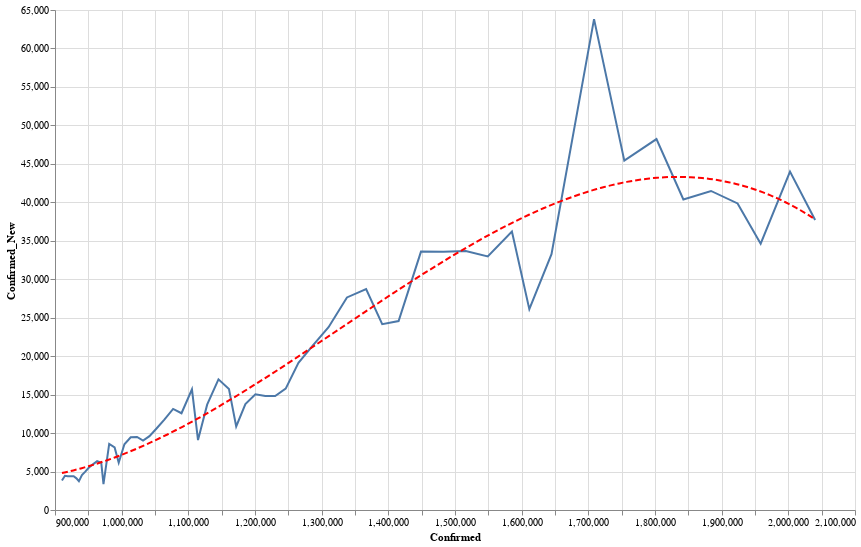

The cell this chart's notebook holds for it:
### Code cell
data = state_data('US')
state = alt.Chart(data[data['State'] == 'CA'].sort_values('Date').tail(60)).mark_line().encode(
    x='Confirmed:Q',
    y='Confirmed_New:Q'
)
reg = state.transform_regression("Confirmed", "Confirmed_New", method="poly").mark_line(color='red', strokeDash=[6,3])
(state+reg).properties(width=800, height=500).interactive()

### Figure 1 — Vega-Lite specification as saved in the notebook (floating-point values rounded to 4 significant figures)
{"config": {"view": {"continuousWidth": 400, "continuousHeight": 300}}, "layer": [{"mark": "line", "encoding": {"x": {"type": "quantitative", "field": "Confirmed"}, "y": {"type": "quantitative", "field": "Confirmed_New"}}, "selection": {"selector004": {"type": "interval", "bind": "scales", "encodings": ["x", "y"]}}}, {"mark": {"type": "line", "color": "red", "strokeDash": [6, 3]}, "encoding": {"x": {"type": "quantitative", "field": "Confirmed"}, "y": {"type": "quantitative", "field": "Confirmed_New"}}, "transform": [{"on": "Confirmed", "regression": "Confirmed_New", "method": "poly"}]}], "data": {"name": "data-82e80815aa2c38ae75afc28d5a2d4617"}, "height": 500, "width": 800, "$schema": "https://vega.github.io/schema/vega-lite/v4.8.1.json", "datasets": {"data-82e80815aa2c38ae75afc28d5a2d4617": [{"State": "CA", "Date": "10-26-2020", "Confirmed": 910400.0, "Deaths": 17390.0, "Recovered": 0.0, "Confirmed_New": 3842.0, "Deaths_New": 28.0, "Recovered_New": 0.0, "Active": 893100.0}, {"State": "CA", "Date": "10-27-2020", "Confirmed": 914900.0, "Deaths": 17460.0, "Recovered": 0.0, "Confirmed_New": 4450.0, "Deaths_New": 74.0, "Recovered_New": 0.0, "Active": 897400.0}, {"State": "CA", "Date": "10-28-2020", "Confirmed": 919300.0, "Deaths": 17530.0, "Recovered": 0.0, "Confirmed_New": 4388.0, "Deaths_New": 69.0, "Recovered_New": 0.0, "Active": 901700.0}, {"State": "CA", "Date": "10-29-2020", "Confirmed": 923600.0, "Deaths": 17560.0, "Recovered": 0.0, "Confirmed_New": 4372.0, "Deaths_New": 30.0, "Recovered_New": 0.0, "Active": 906100.0}, {"State": "CA", "Date": "10-30-2020", "Confirmed": 928000.0, "Deaths": 17620.0, "Recovered": 0.0, "Confirmed_New": 4380.0, "Deaths_New": 59.0, "Recovered_New": 0.0, "Active": 910400.0}, {"State": "CA", "Date": "10-31-2020", "Confirmed": 932100.0, "Deaths": 17660.0, "Recovered": 0.0, "Confirmed_New": 4115.0, "Deaths_New": 41.0, "Recovered_New": 0.0, "Active": 914500.0}, {"State": "CA", "Date": "11-01-2020", "Confirmed": 935900.0, "Deaths": 17670.0, "Recovered": 0.0, "Confirmed_New": 3735.0, "Deaths_New": 12.0, "Recovered_New": 0.0, "Active": 918200.0}, {"State": "CA", "Date": "11-02-2020", "Confirmed": 940400.0, "Deaths": 17690.0, "Recovered": 0.0, "Confirmed_New": 4533.0, "Deaths_New": 18.0, "Recovered_New": 0.0, "Active": 922700.0}, {"State": "CA", "Date": "11-03-2020", "Confirmed": 945400.0, "Deaths": 17740.0, "Recovered": 0.0, "Confirmed_New": 4990.0, "Deaths_New": 56.0, "Recovered_New": 0.0, "Active": 927700.0}, {"State": "CA", "Date": "11-04-2020", "Confirmed": 950900.0, "Deaths": 17810.0, "Recovered": 0.0, "Confirmed_New": 5519.0, "Deaths_New": 63.0, "Recovered_New": 0.0, "Active": 933100.0}, {"State": "CA", "Date": "11-05-2020", "Confirmed": 956900.0, "Deaths": 17860.0, "Recovered": 0.0, "Confirmed_New": 5934.0, "Deaths_New": 52.0, "Recovered_New": 0.0, "Active": 939000.0}, {"State": "CA", "Date": "11-06-2020", "Confirmed": 963200.0, "Deaths": 17930.0, "Recovered": 0.0, "Confirmed_New": 6357.0, "Deaths_New": 71.0, "Recovered_New": 0.0, "Active": 945300.0}, {"State": "CA", "Date": "11-07-2020", "Confirmed": 969400.0, "Deaths": 17960.0, "Recovered": 0.0, "Confirmed_New": 6151.0, "Deaths_New": 30.0, "Recovered_New": 0.0, "Active": 951400.0}, {"State": "CA", "Date": "11-08-2020", "Confirmed": 972700.0, "Deaths": 17970.0, "Recovered": 0.0, "Confirmed_New": 3351.0, "Deaths_New": 12.0, "Recovered_New": 0.0, "Active": 954700.0}, {"State": "CA", "Date": "11-09-2020", "Confirmed": 981300.0, "Deaths": 18020.0, "Recovered": 0.0, "Confirmed_New": 8584.0, "Deaths_New": 48.0, "Recovered_New": 0.0, "Active": 963300.0}, {"State": "CA", "Date": "11-10-2020", "Confirmed": 989400.0, "Deaths": 18070.0, "Recovered": 0.0, "Confirmed_New": 8135.0, "Deaths_New": 45.0, "Recovered_New": 0.0, "Active": 971400.0}, {"State": "CA", "Date": "11-11-2020", "Confirmed": 995600.0, "Deaths": 18110.0, "Recovered": 0.0, "Confirmed_New": 6143.0, "Deaths_New": 42.0, "Recovered_New": 0.0, "Active": 977500.0}, {"State": "CA", "Date": "11-12-2020", "Confirmed": 1004000.0, "Deaths": 18140.0, "Recovered": 0.0, "Confirmed_New": 8541.0, "Deaths_New": 27.0, "Recovered_New": 0.0, "Active": 986000.0}, {"State": "CA", "Date": "11-13-2020", "Confirmed": 1014000.0, "Deaths": 18200.0, "Recovered": 0.0, "Confirmed_New": 9450.0, "Deaths_New": 70.0, "Recovered_New": 0.0, "Active": 995400.0}, {"State": "CA", "Date": "11-14-2020", "Confirmed": 1023000.0, "Deaths": 18250.0, "Recovered": 0.0, "Confirmed_New": 9501.0, "Deaths_New": 48.0, "Recovered_New": 0.0, "Active": 1005000.0}, {"State": "CA", "Date": "11-15-2020", "Confirmed": 1032000.0, "Deaths": 18260.0, "Recovered": 0.0, "Confirmed_New": 9028.0, "Deaths_New": 9.0, "Recovered_New": 0.0, "Active": 1014000.0}, {"State": "CA", "Date": "11-16-2020", "Confirmed": 1042000.0, "Deaths": 18290.0, "Recovered": 0.0, "Confirmed_New": 9595.0, "Deaths_New": 26.0, "Recovered_New": 0.0, "Active": 1023000.0}, {"State": "CA", "Date": "11-17-2020", "Confirmed": 1052000.0, "Deaths": 18350.0, "Recovered": 0.0, "Confirmed_New": 10600.0, "Deaths_New": 59.0, "Recovered_New": 0.0, "Active": 1034000.0}, {"State": "CA", "Date": "11-18-2020", "Confirmed": 1064000.0, "Deaths": 18450.0, "Recovered": 0.0, "Confirmed_New": 11760.0, "Deaths_New": 106.0, "Recovered_New": 0.0, "Active": 1046000.0}, {"State": "CA", "Date": "11-19-2020", "Confirmed": 1077000.0, "Deaths": 18540.0, "Recovered": 0.0, "Confirmed_New": 13130.0, "Deaths_New": 89.0, "Recovered_New": 0.0, "Active": 1059000.0}, {"State": "CA", "Date": "11-20-2020", "Confirmed": 1090000.0, "Deaths": 18640.0, "Recovered": 0.0, "Confirmed_New": 12580.0, "Deaths_New": 98.0, "Recovered_New": 0.0, "Active": 1071000.0}, {"State": "CA", "Date": "11-21-2020", "Confirmed": 1105000.0, "Deaths": 18670.0, "Recovered": 0.0, "Confirmed_New": 15680.0, "Deaths_New": 32.0, "Recovered_New": 0.0, "Active": 1087000.0}, {"State": "CA", "Date": "11-22-2020", "Confirmed": 1115000.0, "Deaths": 18730.0, "Recovered": 0.0, "Confirmed_New": 9089.0, "Deaths_New": 54.0, "Recovered_New": 0.0, "Active": 1096000.0}, {"State": "CA", "Date": "11-23-2020", "Confirmed": 1128000.0, "Deaths": 18750.0, "Recovered": 0.0, "Confirmed_New": 13700.0, "Deaths_New": 27.0, "Recovered_New": 0.0, "Active": 1109000.0}, {"State": "CA", "Date": "11-24-2020", "Confirmed": 1145000.0, "Deaths": 18860.0, "Recovered": 0.0, "Confirmed_New": 16990.0, "Deaths_New": 109.0, "Recovered_New": 0.0, "Active": 1126000.0}, {"State": "CA", "Date": "11-25-2020", "Confirmed": 1161000.0, "Deaths": 18970.0, "Recovered": 0.0, "Confirmed_New": 15730.0, "Deaths_New": 106.0, "Recovered_New": 0.0, "Active": 1142000.0}, {"State": "CA", "Date": "11-26-2020", "Confirmed": 1172000.0, "Deaths": 19020.0, "Recovered": 0.0, "Confirmed_New": 10860.0, "Deaths_New": 57.0, "Recovered_New": 0.0, "Active": 1153000.0}, {"State": "CA", "Date": "11-27-2020", "Confirmed": 1186000.0, "Deaths": 19090.0, "Recovered": 0.0, "Confirmed_New": 13770.0, "Deaths_New": 64.0, "Recovered_New": 0.0, "Active": 1166000.0}, {"State": "CA", "Date": "11-28-2020", "Confirmed": 1201000.0, "Deaths": 19120.0, "Recovered": 0.0, "Confirmed_New": 15050.0, "Deaths_New": 27.0, "Recovered_New": 0.0, "Active": 1182000.0}, {"State": "CA", "Date": "11-29-2020", "Confirmed": 1215000.0, "Deaths": 19150.0, "Recovered": 0.0, "Confirmed_New": 14830.0, "Deaths_New": 35.0, "Recovered_New": 0.0, "Active": 1196000.0}, {"State": "CA", "Date": "11-30-2020", "Confirmed": 1230000.0, "Deaths": 19170.0, "Recovered": 0.0, "Confirmed_New": 14810.0, "Deaths_New": 22.0, "Recovered_New": 0.0, "Active": 1211000.0}, {"State": "CA", "Date": "12-01-2020", "Confirmed": 1246000.0, "Deaths": 19300.0, "Recovered": 0.0, "Confirmed_New": 15780.0, "Deaths_New": 131.0, "Recovered_New": 0.0, "Active": 1227000.0}, {"State": "CA", "Date": "12-02-2020", "Confirmed": 1265000.0, "Deaths": 19410.0, "Recovered": 0.0, "Confirmed_New": 19140.0, "Deaths_New": 106.0, "Recovered_New": 0.0, "Active": 1246000.0}, {"State": "CA", "Date": "12-03-2020", "Confirmed": 1287000.0, "Deaths": 19550.0, "Recovered": 0.0, "Confirmed_New": 21370.0, "Deaths_New": 143.0, "Recovered_New": 0.0, "Active": 1267000.0}, {"State": "CA", "Date": "12-04-2020", "Confirmed": 1310000.0, "Deaths": 19730.0, "Recovered": 0.0, "Confirmed_New": 23760.0, "Deaths_New": 181.0, "Recovered_New": 0.0, "Active": 1291000.0}, {"State": "CA", "Date": "12-05-2020", "Confirmed": 1338000.0, "Deaths": 19870.0, "Recovered": 0.0, "Confirmed_New": 27630.0, "Deaths_New": 136.0, "Recovered_New": 0.0, "Active": 1318000.0}, {"State": "CA", "Date": "12-06-2020", "Confirmed": 1367000.0, "Deaths": 19930.0, "Recovered": 0.0, "Confirmed_New": 28730.0, "Deaths_New": 58.0, "Recovered_New": 0.0, "Active": 1347000.0}, {"State": "CA", "Date": "12-07-2020", "Confirmed": 1391000.0, "Deaths": 20020.0, "Recovered": 0.0, "Confirmed_New": 24160.0, "Deaths_New": 87.0, "Recovered_New": 0.0, "Active": 1371000.0}, {"State": "CA", "Date": "12-08-2020", "Confirmed": 1415000.0, "Deaths": 20200.0, "Recovered": 0.0, "Confirmed_New": 24570.0, "Deaths_New": 190.0, "Recovered_New": 0.0, "Active": 1395000.0}, {"State": "CA", "Date": "12-09-2020", "Confirmed": 1449000.0, "Deaths": 20410.0, "Recovered": 0.0, "Confirmed_New": 33590.0, "Deaths_New": 206.0, "Recovered_New": 0.0, "Active": 1429000.0}, {"State": "CA", "Date": "12-10-2020", "Confirmed": 1483000.0, "Deaths": 20600.0, "Recovered": 0.0, "Confirmed_New": 33560.0, "Deaths_New": 192.0, "Recovered_New": 0.0, "Active": 1462000.0}, {"State": "CA", "Date": "12-11-2020", "Confirmed": 1516000.0, "Deaths": 20790.0, "Recovered": 0.0, "Confirmed_New": 33660.0, "Deaths_New": 184.0, "Recovered_New": 0.0, "Active": 1495000.0}, {"State": "CA", "Date": "12-12-2020", "Confirmed": 1549000.0, "Deaths": 20960.0, "Recovered": 0.0, "Confirmed_New": 32960.0, "Deaths_New": 171.0, "Recovered_New": 0.0, "Active": 1528000.0}, {"State": "CA", "Date": "12-13-2020", "Confirmed": 1585000.0, "Deaths": 21040.0, "Recovered": 0.0, "Confirmed_New": 36200.0, "Deaths_New": 82.0, "Recovered_New": 0.0, "Active": 1564000.0}, {"State": "CA", "Date": "12-14-2020", "Confirmed": 1611000.0, "Deaths": 21140.0, "Recovered": 0.0, "Confirmed_New": 26120.0, "Deaths_New": 104.0, "Recovered_New": 0.0, "Active": 1590000.0}, {"State": "CA", "Date": "12-15-2020", "Confirmed": 1645000.0, "Deaths": 21420.0, "Recovered": 0.0, "Confirmed_New": 33250.0, "Deaths_New": 276.0, "Recovered_New": 0.0, "Active": 1623000.0}, {"State": "CA", "Date": "12-16-2020", "Confirmed": 1709000.0, "Deaths": 21820.0, "Recovered": 0.0, "Confirmed_New": 63820.0, "Deaths_New": 397.0, "Recovered_New": 0.0, "Active": 1687000.0}, {"State": "CA", "Date": "12-17-2020", "Confirmed": 1754000.0, "Deaths": 22090.0, "Recovered": 0.0, "Confirmed_New": 45420.0, "Deaths_New": 277.0, "Recovered_New": 0.0, "Active": 1732000.0}, {"State": "CA", "Date": "12-18-2020", "Confirmed": 1802000.0, "Deaths": 22370.0, "Recovered": 0.0, "Confirmed_New": 48220.0, "Deaths_New": 276.0, "Recovered_New": 0.0, "Active": 1780000.0}, {"State": "CA", "Date": "12-19-2020", "Confirmed": 1843000.0, "Deaths": 22580.0, "Recovered": 0.0, "Confirmed_New": 40360.0, "Deaths_New": 212.0, "Recovered_New": 0.0, "Active": 1820000.0}, {"State": "CA", "Date": "12-20-2020", "Confirmed": 1884000.0, "Deaths": 22680.0, "Recovered": 0.0, "Confirmed_New": 41480.0, "Deaths_New": 93.0, "Recovered_New": 0.0, "Active": 1861000.0}, {"State": "CA", "Date": "12-21-2020", "Confirmed": 1924000.0, "Deaths": 22840.0, "Recovered": 0.0, "Confirmed_New": 39850.0, "Deaths_New": 162.0, "Recovered_New": 0.0, "Active": 1901000.0}, {"State": "CA", "Date": "12-22-2020", "Confirmed": 1959000.0, "Deaths": 23240.0, "Recovered": 0.0, "Confirmed_New": 34620.0, "Deaths_New": 402.0, "Recovered_New": 0.0, "Active": 1935000.0}, {"State": "CA", "Date": "12-23-2020", "Confirmed": 2002000.0, "Deaths": 23560.0, "Recovered": 0.0, "Confirmed_New": 43990.0, "Deaths_New": 319.0, "Recovered_New": 0.0, "Active": 1979000.0}, {"State": "CA", "Date": "12-24-2020", "Confirmed": 2040000.0, "Deaths": 23880.0, "Recovered": 0.0, "Confirmed_New": 37690.0, "Deaths_New": 323.0, "Recovered_New": 0.0, "Active": 2016000.0}]}}
